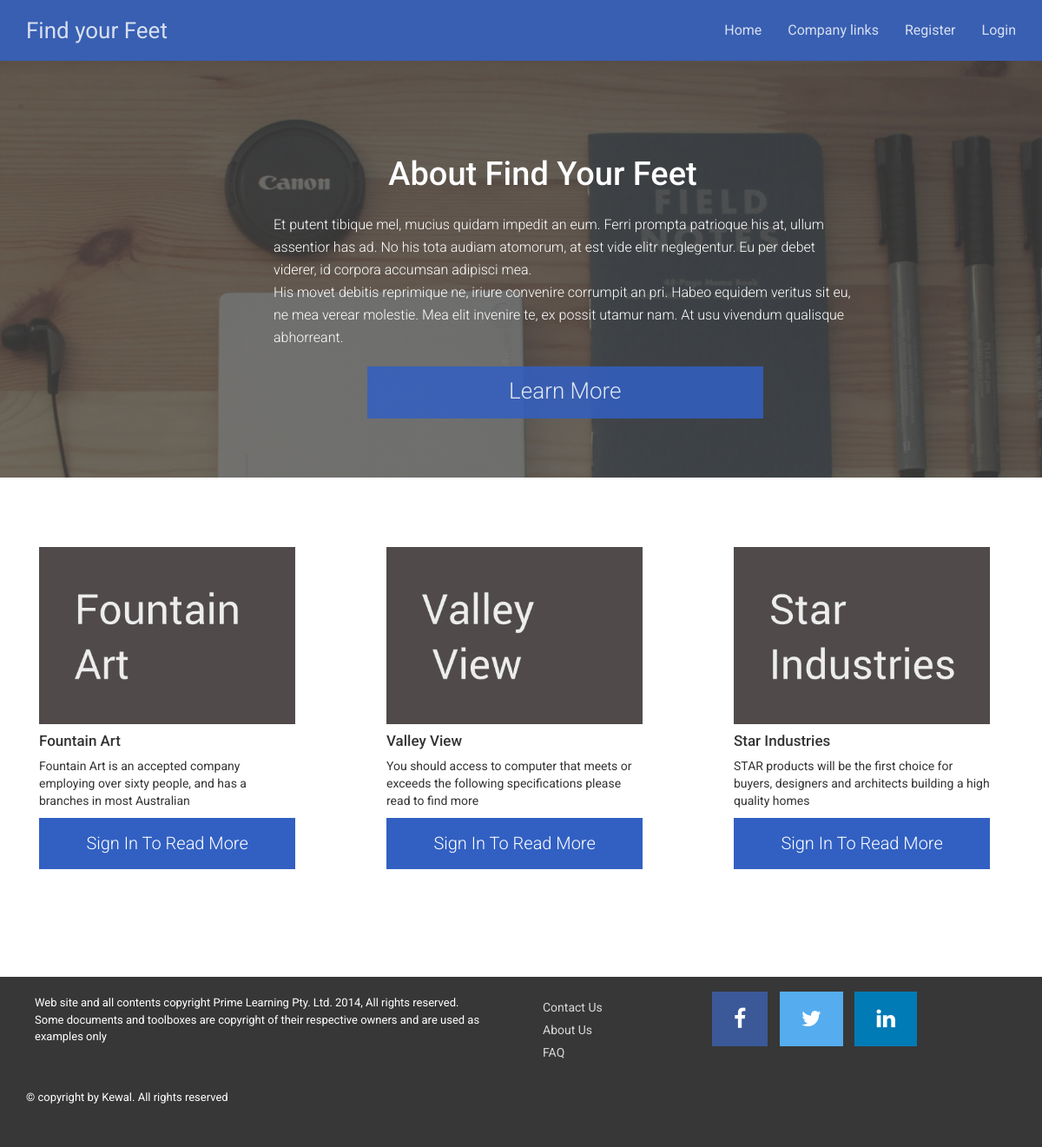
The page / on the database its author committed.
### tables this page shows
CREATE TABLE `company` (
  `companyID` int(11) NOT NULL,
  `companyTitle` varchar(255) NOT NULL,
  `img_name` varchar(255) NOT NULL,
  `img_path` varchar(255) NOT NULL,
  `companyDescription` text NOT NULL,
  `companyLinks` varchar(255) NOT NULL,
  `created_date` timestamp NOT NULL DEFAULT CURRENT_TIMESTAMP ON UPDATE CURRENT_TIMESTAMP
);

### index.php (the view, shortened to what this page needs)
<?php
    include 'partial/head.php';
    include 'partial/nav.php';
    include 'includes/conn.php';
?>
<div class="fluid-container main-content">
    <div class="row col-xs-12 bg-fix">
        <div class="bg img-responsive">
            <div class="row fix-class">
              <div class="col-sm-12 col-md-7 col-md-offset-3">
                <h1 class="heading">About Find Your Feet</h1>
                <p class="info-text">
                   Et putent tibique mel, mucius quidam impedit an eum. Ferri prompta patrioque his at, ullum assentior has ad. No his tota audiam atomorum, at est vide elitr neglegentur. Eu per debet viderer, id corpora accumsan adipisci mea. <br>
                    <span class="hide">
                      His movet debitis reprimique ne, iriure convenire corrumpit an pri. Habeo equidem veritus sit eu, ne mea verear molestie. Mea elit invenire te, ex possit utamur nam. At usu vivendum qualisque abhorreant.
                    </span>
                    <a href="about-us.php" class="btn btn-learn-more btn-block">Learn More</a>
                </p>
              </div>
            </div>
        </div>
    </div>
</div>
<div class="fluid-container mtf">
   <div class="row center-block">
       <?php
            $query = $connection->query("SELECT companyTitle, img_name, img_path, companyDescription, companyLinks FROM company LIMIT 3");
            while($row = mysqli_fetch_array($query,MYSQLI_ASSOC)){
       ?>
       <div class="col-sm-6 col-md-4 sec-link fixed">
           <div class="box-shadow">
               <img src="<?php echo $row['img_path']?><?php echo $row['img_name'] ?>" class="img-responsive">
               <div class="caption">
                   <h4><?php echo $row['companyTitle'] ?></h4>
                   <p>
                       <?php echo $row['companyDescription'] ?>
                   </p>
                   <p>
                       <?php
                            if($_SESSION["loggedIn"] == true) {
                                ?>
                                <a href="<?php echo $row['companyLinks'] ?>" class="btn btn-read-more btn-block"
                                   role="button">Read More</a>
                                <?php
                            }else {
                       ?>
                       <a href="signin.php" class="btn btn-read-more btn-block" role="button">Sign In To Read More</a>
                       <?php } ?>
                   </p>
               </div>
           </div>
       </div>
    <?php
    }
    ?>
   </div>
</div>
<?php
  include('partial/footer.php');
?>

### css/main.css (style rules this page uses)
html { position: relative; min-height: 100%; }
.mtf { margin-bottom: 280px; }
body, h1, h2, h4, h4, h5, h6, p { font-family: 'Roboto', sans-serif; }
h4 { font-size: 17px; }
.bg { height: 480px; width: 100%; background: -webkit-linear-gradient(rgba(70, 70, 70, 0.75), rgba(70, 70, 70, 0.75)), rgba(70, 70, 70, 0.75) url('../img/bg.jpg') no-repeat center; background: linear-gradient(rgba(70, 70, 70, 0.75), rgba(70, 70, 70, 0.75)), rgba(70, 70, 70, 0.75) url('../img/bg.jpg') no-repeat center; background-size: cover; margin-top: 70px; background-attachment: fixed; }
.bg-fix { padding-right: 0; padding-left: 0; margin-right: 0; margin-left: 0; }
.heading { margin-top: 110px; color: #FFFFFF; text-align: center; margin-right: 50px; font-family: 'Roboto', sans-serif; font-size: 38px; }
.fix-class { margin-right: 0; margin-left: 0; }
.info-text { color: #FFFFFF; line-height: 26px; font-size: 16px; margin-top: 24px; font-weight: 300; }
.btn-learn-more { height: 60px; margin-top: 20px; background-color: rgba(50, 96, 194, .85); color: rgba(255, 255, 255, .85); border-radius: 0; font-size: 26px; padding: 9px 12px; width: 68%; text-align: center; margin-left: 108px; box-shadow: none !important; font-weight: 300; -webkit-transition: all .2s ease-in; transition: all .2s ease-in; }
.sec-link { margin-top: 50px; }
.box-shadow { padding: 30px; width: 96%; -webkit-transition: all .3s ease-in-out; transition: all .3s ease-in-out; overflow: hidden; }
.btn-read-more { color: #FFFFFF; background-color: rgba(50, 96, 194, 1); ; border-color: transparent; font-size: 20px; font-weight: 300; padding: 14px 0px; border-radius: 0; -webkit-transition: all .3s ease-in-out; transition: all .3s ease-in-out; }
@media (min-width:768px) { .hide { display: block !important; } }

### rows shown on the page
company: img_path+img_name (picture), companyTitle "Fountain Art", companyDescription "Fountain Art is an accepted company employing over sixty people, and has a branches in most Australian"
company: img_path+img_name (picture), companyTitle "Valley View", companyDescription "You should access to computer that meets or exceeds the following specifications please read to find more"
company: img_path+img_name (picture), companyTitle "Star Industries", companyDescription "STAR products will be the first choice for buyers, designers and architects building a high quality homes"
